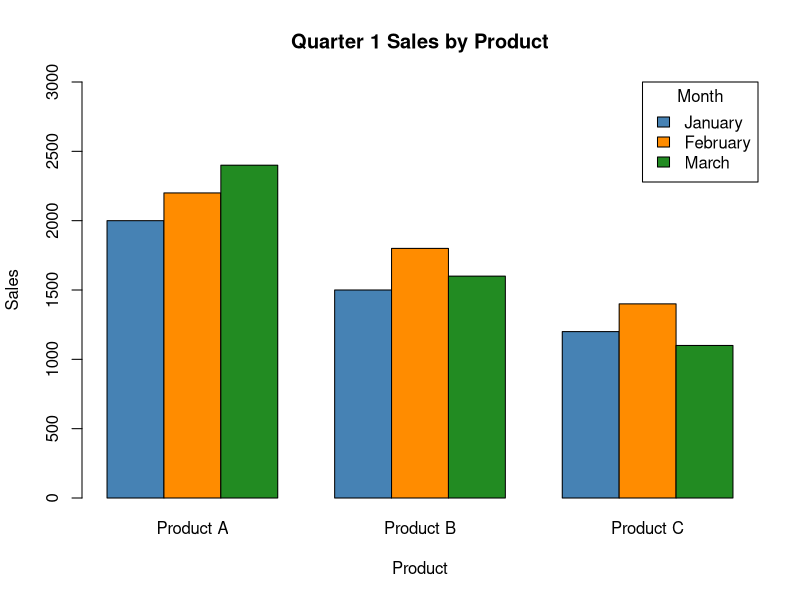
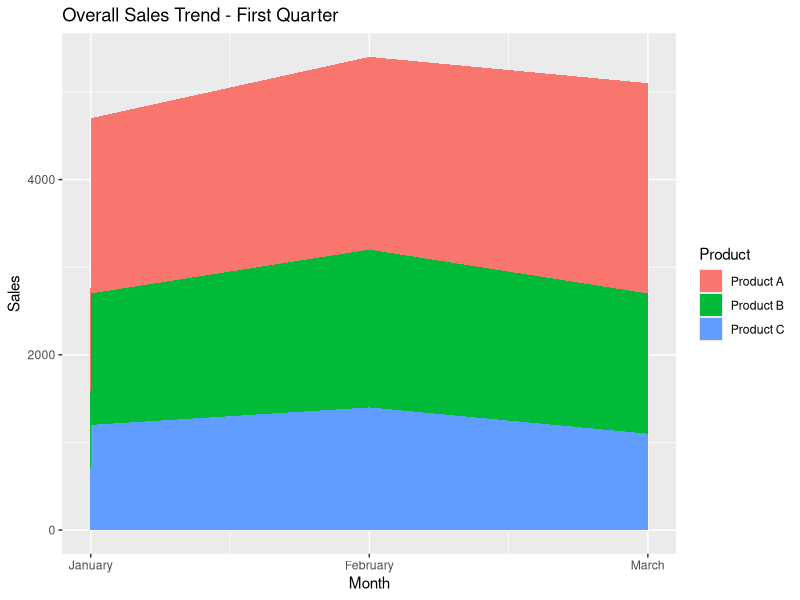

Source code (R) for these figures, in order:
# Dataset (rows = months, columns = products)
sales_matrix <- rbind(
  January  = c(2000, 1500, 1200),
  February = c(2200, 1800, 1400),
  March    = c(2400, 1600, 1100)
)
colnames(sales_matrix) <- c("Product A", "Product B", "Product C")

# Grouped Bar Chart
barplot(sales_matrix,
        beside = TRUE,
        col  = c("steelblue", "darkorange", "forestgreen"),
        xlab = "Product",
        ylab = "Sales",
        main = "Quarter 1 Sales by Product",
        legend.text = rownames(sales_matrix),
        args.legend = list(x = "topright", title = "Month"),
        ylim = c(0, 3000))

library(ggplot2)

# Dataset in long format
long_sales <- data.frame(
  month   = rep(1:3, times = 3),
  product = rep(c("Product A", "Product B", "Product C"), each = 3),
  sales   = c(2000, 2200, 2400,
              1500, 1800, 1600,
              1200, 1400, 1100)
)

# Stacked Area Chart
ggplot(long_sales, aes(x = month, y = sales, fill = product)) +
  geom_area() +
  scale_x_continuous(breaks = 1:3,
                     labels = c("January", "February", "March")) +
  labs(title = "Overall Sales Trend - First Quarter",
       x = "Month",
       y = "Sales",
       fill = "Product")
# Dataset
sales <- data.frame(
  Product_ID   = 1:3,
  Product_Name = c("Product A", "Product B", "Product C"),
  January      = c(2000, 1500, 1200),
  February     = c(2200, 1800, 1400),
  March        = c(2400, 1600, 1100)
)

# Add a total column for the quarter
sales$Total <- sales$January + sales$February + sales$March

# Display the table
print(sales)

# Monthly totals across all products
colSums(sales[, c("January", "February", "March", "Total")])
